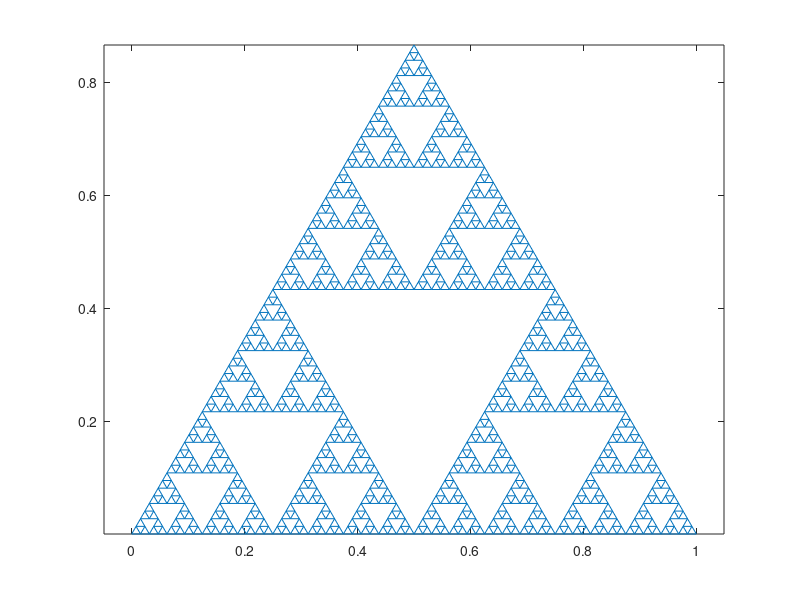

Write the MATLAB code that produced this figure.
%% TRIANGLE Sierpinski Triangle Curve
%   Z = TRIANGLE(N) is a closed curve in the complex plane
%   with 2*3^N+2 points. N is a nonnegative integer. 
%   Author: jonas.lundgren@saabgroup.com, 2010.
%   Modified by RRF
clear; clc; clf;

%% PARAMETROS
n=6;        % Number of iterations

speed=0.5;  % speed (number of seconds/frame) - default: 0.4
%% Constants
a = (1 + sqrt(-3))/2;
%% Generate point sequence
z = [0; 1];
for k = 1:n
    z = [z; z+a; z+1]/2;
    fprintf('.');
    %pause(speed);
    clc;fprintf('press a key to continue');pause
    plot([z; a; 0]), axis equal
end
%% Close triangle
z = [z; a; 0];
fprintf('\n\n');
